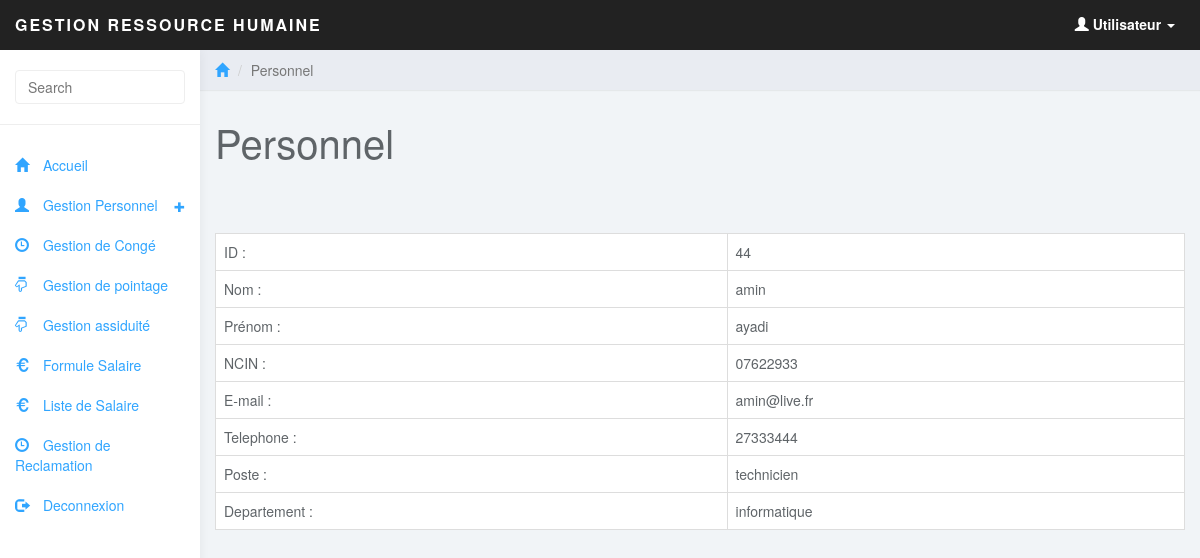
The app's page /user/consulter_personnel.php?id=44 with its own data.
### tables this page shows
CREATE TABLE IF NOT EXISTS `personnel` (
  `id_personnel` int(100) NOT NULL AUTO_INCREMENT,
  `poste` text NOT NULL,
  `ncin` text NOT NULL,
  `email` text NOT NULL,
  `tel` text NOT NULL,
  `nom` text NOT NULL,
  `prenom` text NOT NULL,
  `id_departement` int(11) NOT NULL,
  `id_user` int(11) NOT NULL,
  PRIMARY KEY (`id_personnel`),
  KEY `id_departement` (`id_departement`),
  KEY `id_user` (`id_user`)
);

CREATE TABLE IF NOT EXISTS `departement` (
  `id_departement` int(100) NOT NULL AUTO_INCREMENT,
  `departement` text NOT NULL,
  PRIMARY KEY (`id_departement`)
);

### user/class/class.php (called while the page is built, shortened)
<?php
 require_once("DataBase.php");
 require_once("user.php");
 require_once("personnel.php");
  $per= new personnel();
?>

### user/class/DataBase.php (called while the page is built, shortened)
<?php
class Database {
	public static function connect() {
			$connexion = new PDO('mysql:host=localhost;dbname=rh', 'root', '');
			$connexion->exec("SET CHARACTER SET utf8");
		return $connexion;
	}
}
?>

### user/class/personnel.php (called while the page is built, shortened)
<?php
require_once("DataBase.php");
class personnel
{
	public function select_personnel($id)
	{
		$select = DataBase::connect()->query("select * from personnel as p INNER JOIN departement as d ON p.id_departement=d.id_departement where id_personnel=$id");
		$liste = $select->fetchAll(PDO::FETCH_ASSOC);
		return $liste;
	}
}
?>

### user/consulter_personnel.php (the view, shortened to what this page needs)
<?php
include('include/header.php')
?>
	<div class="col-sm-9 col-sm-offset-3 col-lg-10 col-lg-offset-2 main">
		<div class="row">
			<ol class="breadcrumb">
				<li><a href="#"><span class="glyphicon glyphicon-home"></span></a></li>
				<li class="active">Personnel</li>
			</ol>
		</div>
		<div class="row">
			<div class="col-lg-12">
				<h1 class="page-header">Personnel</h1>
			</div>
		</div>
		<?php
		$id = $_GET['id'];
		$liste = $per->select_personnel($id);
		foreach($liste as $row) {
		?>
		<br><br>
<table class="table table-responsive table-bordered table-hover">
<tr>
<td>
ID :
</td>
<td>
<?php echo $row['id_personnel']; ?>
</td>
</tr>
<tr>
<td>
Nom :
</td>
<td>
<?php echo $row['nom']; ?>
</td>
</tr>
<tr>
<td>
Prénom :
</td>
<td>
  <?php echo $row['prenom']; ?>
</td>
</tr>
<tr>
<td>
NCIN :
</td>
<td>
 <?php echo $row['ncin']; ?>
</td>
</tr>
<tr>
<td>
E-mail :
</td>
<td>
 <?php echo $row['email']; ?>
</td>
</tr>
<tr>
<td>
Telephone :
</td>
<td>
<?php echo $row['tel']; ?>
</td>
</tr>
<tr>
<td>
Poste :
</td>
<td>
 <?php echo $row['poste']; ?>
</td>
</tr>
<tr>
<td>
Departement :
</td>
<td>
 <?php echo $row['departement']; ?>
</td>
</tr>
</table>
	<?php } ?>
	</div>
</body>
</html>

### user/css/styles.css (style rules this page uses)
body { background: #f1f4f7; padding-top: 50px; color: #5f6468; }
a, a:hover, a:focus { color: #30a5ff; }
h1, h2, h3, h4, h5, h6 { color: #5f6468; }
h1 { font-weight: 300; font-size: 40px; }
.breadcrumb { border-radius: 0; padding: 10px 15px; background: #e9ecf2; box-shadow: 0 1px 1px rgba(0, 0, 0, .05); margin: 0 ; }
h1.page-header { margin-top: 30px; border-bottom: 0; }
.table { background: #fff; }

### records on screen
personnel: id_personnel "44", nom "amin", prenom "ayadi", ncin "07622933", email "amin@live.fr", tel "27333444", poste "technicien", id_departement.departement "informatique"
